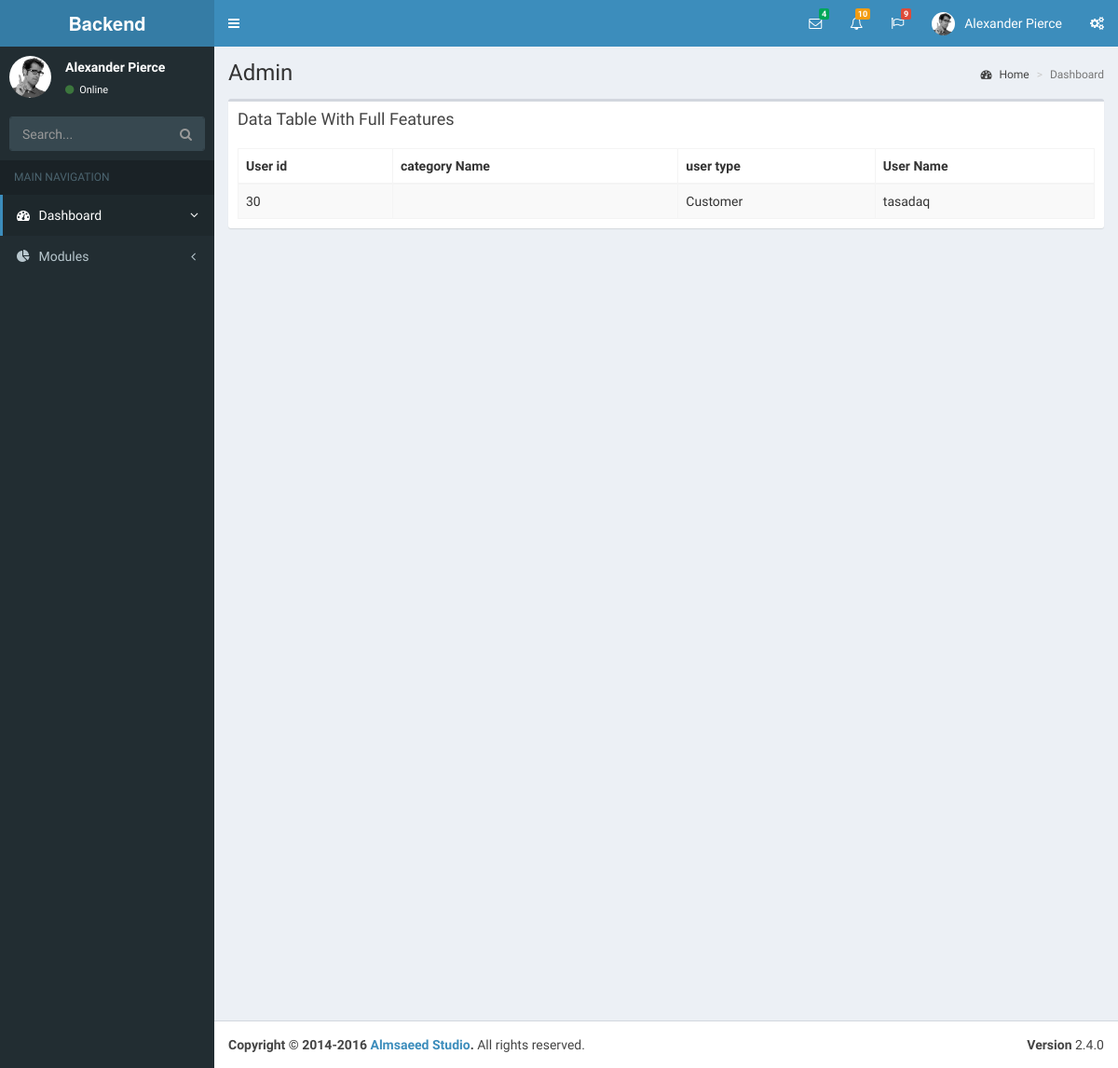
The app's page /backend/customer_view.php, older data.
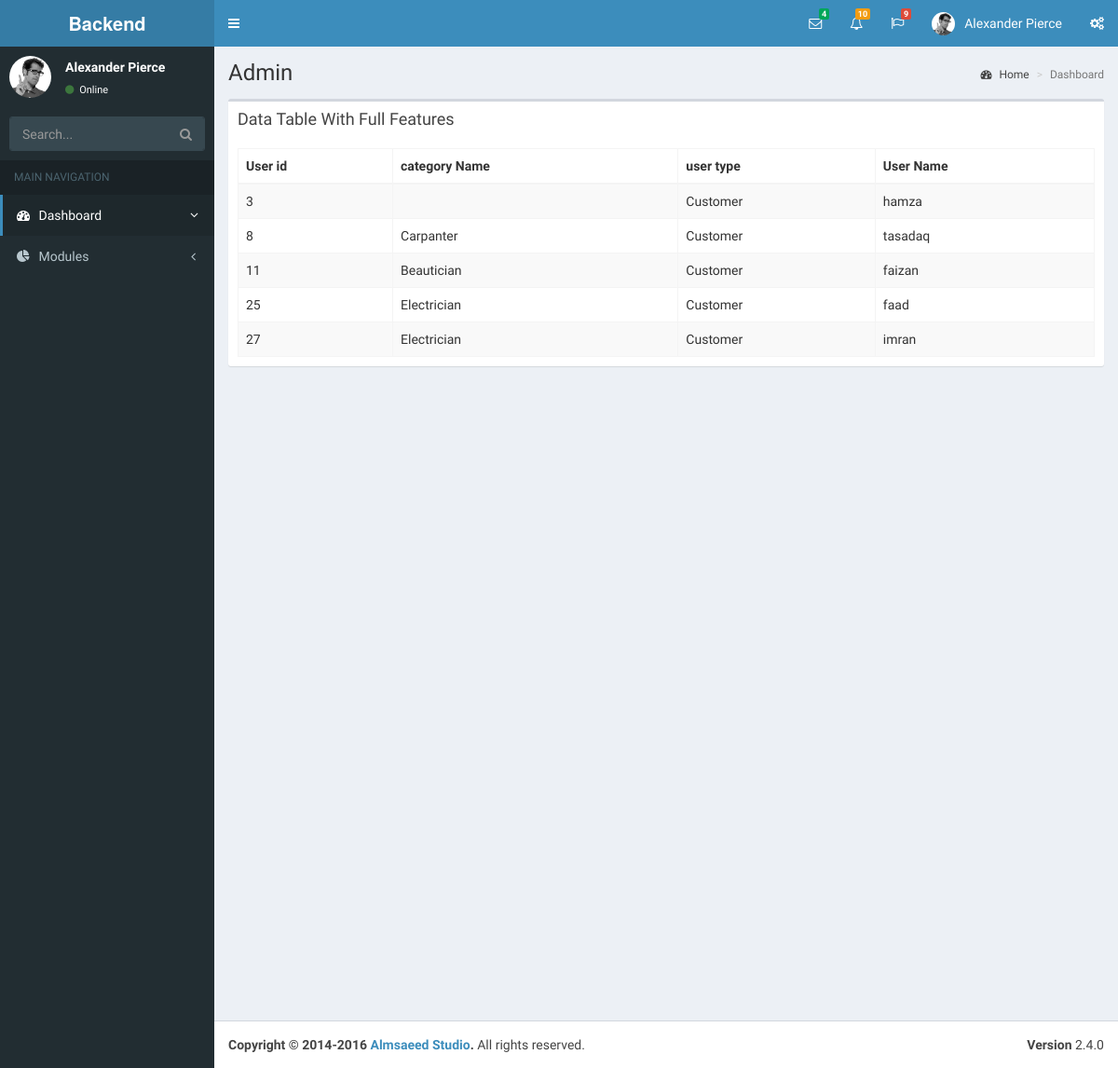
The same page, newer data.
### tables this page shows
CREATE TABLE `user` (
  `user_id` int(11) NOT NULL,
  `category_id` int(11) NOT NULL,
  `sub_category_id` int(11) NOT NULL,
  `user_type` enum('Admin','Hand worker','Customer') NOT NULL,
  `user_name` varchar(30) NOT NULL,
  `user_image` varchar(250) NOT NULL,
  `user_email` varchar(30) NOT NULL,
  `user_pass` varchar(30) NOT NULL,
  `user_contact` varchar(30) NOT NULL,
  `user_address` varchar(30) NOT NULL,
  `date` timestamp NOT NULL DEFAULT CURRENT_TIMESTAMP
);

CREATE TABLE `category` (
  `category_id` int(11) NOT NULL,
  `category_name` varchar(30) NOT NULL
);

### mysql/MysqliDb.php (called while the page is built, shortened)
<?php
class MysqliDb
{
    public static $prefix = '';
    protected $_mysqli;
    protected $_query;
    protected $_queryOptions = array();
    protected $_orderBy = array();
    protected $_groupBy = array();
    protected $_bindParams = array('');
    protected $host;
    protected $socket;
    protected $_username;
    protected $_password;
    protected $db;
    protected $port;
    protected $charset;
    public $returnType = 'array';
    protected $_nestJoin = false;
    private $_tableName = '';
    protected $_mapKey = null;
    public function __construct($host = null, $username = null, $password = null, $db = null, $port = null, $charset = 'utf8', $socket = null)
    {
        $isSubQuery = false;
        if (is_object($host)) {
            $this->_mysqli = $host;
        } else
            if(is_string($host)) {
                $this->host = $host;
            }
        $this->_username = $username;
        $this->_password = $password;
        $this->db = $db;
        $this->port = $port;
        $this->charset = $charset;
        $this->socket = $socket;
    }
    public function connect()
    {
        $this->_mysqli = new mysqli($this->host, $this->_username, $this->_password, $this->db, $this->port, $this->socket);
        if ($this->charset) {
            $this->_mysqli->set_charset($this->charset);
        }
    }
    public function mysqli()
    {
        return $this->_mysqli;
    }
    protected function reset()
    {
        $this->_orderBy = array();
        $this->_groupBy = array();
        $this->_bindParams = array('');
        $this->_query = null;
        $this->_queryOptions = array();
        $this->returnType = 'array';
        $this->_nestJoin = false;
        $this->_forUpdate = false;
        $this->_lockInShareMode = false;
        $this->_tableName = '';
        $this->_updateColumns = null;
        $this->_mapKey = null;
    }
    public function get($tableName, $numRows = null, $columns = '*')
    {
        $column = is_array($columns) ? implode(', ', $columns) : $columns;
        if (strpos($tableName, '.') === false) {
            $this->_tableName = self::$prefix . $tableName;
        } else {
            $this->_tableName = $tableName;
        }
        $this->_query = 'SELECT ' . implode(' ', $this->_queryOptions) . ' ' .
            $column . " FROM " . $this->_tableName;
        $stmt = $this->_buildQuery($numRows);
        $stmt->execute();
        $res = $this->_dynamicBindResults($stmt);
        return $res;
    }
    public function getOne($tableName, $columns = '*')
    {
        $res = $this->get($tableName, 1, $columns);
        if ($res instanceof MysqliDb) {
            return $res;
        } elseif (is_array($res) && isset($res[0])) {
            return $res[0];
        } elseif ($res) {
            return $res;
        }
        return null;
    }
    protected function _determineType($item)
    {
        switch (gettype($item)) {
            case 'NULL':
            case 'string':
                return 's';
                break;
            case 'boolean':
            case 'integer':
                return 'i';
                break;
        }
        return '';
    }
    protected function _bindParam($value)
    {
        $this->_bindParams[0] .= $this->_determineType($value);
        array_push($this->_bindParams, $value);
    }
    protected function _buildPair($operator, $value)
    {
        if (!is_object($value)) {
            return ' ' . $operator . ' ? ';
        }
        $subQuery = $value->getSubQuery();
        return " " . $operator . " (" . $subQuery['query'] . ") " . $subQuery['alias'];
    }
    protected function _buildQuery($numRows = null, $tableData = null)
    {
        $stmt = $this->_prepareQuery();
        if (count($this->_bindParams) > 1) {
            call_user_func_array(array($stmt, 'bind_param'), $this->refValues($this->_bindParams));
        }
        return $stmt;
    }
    protected function _dynamicBindResults(mysqli_stmt $stmt)
    {
        $parameters = array();
        $results = array();
        $mysqlLongType = 252;
        $shouldStoreResult = false;
        $meta = $stmt->result_metadata();
        $row = array();
        while ($field = $meta->fetch_field()) {
            if ($this->_nestJoin && $field->table != $this->_tableName) {
                $field->table = substr($field->table, strlen(self::$prefix));
                $row[$field->table][$field->name] = null;
                $parameters[] = & $row[$field->table][$field->name];
            } else {
                $row[$field->name] = null;
                $parameters[] = & $row[$field->name];
            }
        }
        call_user_func_array(array($stmt, 'bind_result'), $parameters);
        while ($stmt->fetch()) {
            if ($this->returnType == 'object') {
                $result = new stdClass ();
                foreach ($row as $key => $val) {
                    if (is_array($val)) {
                        $result->$key = new stdClass ();
                        foreach ($val as $k => $v) {
                            $result->$key->$k = $v;
                        }
                    } else {
                        $result->$key = $val;
                    }
                }
            } else {
                $result = array();
                foreach ($row as $key => $val) {
                    if (is_array($val)) {
                        foreach ($val as $k => $v) {
                            $result[$key][$k] = $v;
                        }
                    } else {
                        $result[$key] = $val;
                    }
                }
            }
            if ($this->_mapKey) {
                $results[$row[$this->_mapKey]] = count($row) > 2 ? $result : end($result);
            } else {
                array_push($results, $result);
            }
        }
        return $results;
    }
    protected function _buildCondition($operator, &$conditions)
    {
        if (empty($conditions)) {
            return;
        }
        $this->_query .= ' ' . $operator;
        foreach ($conditions as $cond) {
            list ($concat, $varName, $operator, $val) = $cond;
            $this->_query .= " " . $concat . " " . $varName;
            switch (strtolower($operator)) {
                default:
                    if (is_array($val)) {
                        $this->_bindParams($val);
                    } elseif ($val === null) {
                        $this->_query .= ' ' . $operator . " NULL";
                    } elseif ($val != 'DBNULL' || $val == '0') {
                        $this->_query .= $this->_buildPair($operator, $val);
                    }
            }
        }
    }
    protected function _buildGroupBy()
    {
        if (empty($this->_groupBy)) {
            return;
        }
        $this->_query .= " GROUP BY ";
        $this->_query = rtrim($this->_query, ', ') . " ";
    }
    protected function _buildOrderBy()
    {
        if (empty($this->_orderBy)) {
            return;
        }
        $this->_query .= " ORDER BY ";
        $this->_query = rtrim($this->_query, ', ') . " ";
    }
    protected function _buildLimit($numRows)
    {
        if (!isset($numRows)) {
            return;
        }
        if (is_array($numRows)) {
            $this->_query .= ' LIMIT ' . (int) $numRows[0] . ', ' . (int) $numRows[1];
        } else {
            $this->_query .= ' LIMIT ' . (int) $numRows;
        }
    }
    protected function _prepareQuery()
    {
        if (!$stmt = $this->mysqli()->prepare($this->_query)) {
            $msg = $this->mysqli()->error . " query: " . $this->_query;
            $num = $this->mysqli()->errno;
            $this->reset();
            throw new Exception($msg, $num);
        }
        return $stmt;
    }
    protected function refValues(array &$arr)
    {
        if (strnatcmp(phpversion(), '5.3') >= 0) {
            $refs = array();
            foreach ($arr as $key => $value) {
                $refs[$key] = & $arr[$key];
            }
            return $refs;
        }
        return $arr;
    }
    protected function replacePlaceHolders($str, $vals)
    {
        $i = 1;
        $newStr = "";
        while ($pos = strpos($str, "?")) {
            $val = $vals[$i++];
            $newStr .= substr($str, 0, $pos) . "'" . $val . "'";
            $str = substr($str, $pos + 1);
        }
        $newStr .= $str;
        return $newStr;
    }
}

### config.php (called while the page is built, shortened)
<?php
   require_once ('mysql/MysqliDb.php');
   $db2 = new MysqliDb (DB_SERVER, DB_USERNAME, DB_PASSWORD, DB_DATABASE);
?>

### backend/customer_view.php (the view, shortened to what this page needs)
<?php $baseurl = "http://localhost/handworker/backend/assets/";  ?>
 <?php include "header.php";
 include '../config.php';
$db2->where('user_type', 'Customer');
$users = $db2->get('user');
 ?>
  <aside class="main-sidebar">
    <section class="sidebar">
      <div class="user-panel">
        <div class="pull-left image">
          <img src="<?php echo $baseurl;  ?>dist/img/user2-160x160.jpg" class="img-circle" alt="User Image">
        </div>
        <div class="pull-left info">
          <p>Alexander Pierce</p>
          <a href="#"><i class="fa fa-circle text-success"></i> Online</a>
        </div>
      </div>
      <form action="#" method="get" class="sidebar-form">
        <div class="input-group">
          <input type="text" name="q" class="form-control" placeholder="Search...">
          <span class="input-group-btn">
                <button type="submit" name="search" id="search-btn" class="btn btn-flat"><i class="fa fa-search"></i>
                </button>
              </span>
        </div>
      </form>
    <?php include "sidebar.php";  ?>
    </section>
  </aside>
  <div class="content-wrapper">
    <section class="content-header">
      <h1>Admin</h1>
      <ol class="breadcrumb">
        <li><a href="#"><i class="fa fa-dashboard"></i> Home</a></li>
        <li class="active">Dashboard</li>
      </ol>
    </section>
    <section class="content">
    <div class="box">
            <div class="box-header">
              <h3 class="box-title">Data Table With Full Features</h3>
            </div>
            <div class="box-body">
              <table id="example1" class="table table-bordered table-striped">
                <thead>
                <tr>
                  <th>User id</th>
                  <th>category Name</th>
                  <th>user type</th>
                  <th>User Name</th>
                </tr>
                </thead>
                <tbody>
                <?php if($users) { foreach ($users as $user){
                  $db2->where('category_id',$user['category_id']);
                  $category = $db2->getone('category');
                  ?>
                <tr>
                <td><?php echo $user['user_id'] ?></td>
                  <td><?php echo $category['category_name'] ?></td>
                  <td><?php echo $user['user_type'] ?></td>
                  <td><?php echo $user['user_name'] ?></td>
                </tr>
                <?php  } } ?>
              </table>
            </div>
          </div>
    </section>
  </div>
  <footer class="main-footer">
    <div class="pull-right hidden-xs">
      <b>Version</b> 2.4.0
    </div>
    <strong>Copyright &copy; 2014-2016 <a href="https://adminlte.io">Almsaeed Studio</a>.</strong> All rights
    reserved.
  </footer>
</div>
</body>
</html>

### backend/header.php (shortened to what this page needs)
<!DOCTYPE html>
<html>
<head>
  <link rel="stylesheet" href="<?php echo $baseurl;  ?>bootstrap/css/bootstrap.min.css">
  <link rel="stylesheet" href="https://cdnjs.cloudflare.com/ajax/libs/font-awesome/4.5.0/css/font-awesome.min.css">
  <link rel="stylesheet" href="https://cdnjs.cloudflare.com/ajax/libs/ionicons/2.0.1/css/ionicons.min.css">
  <link rel="stylesheet" href="<?php echo $baseurl;  ?>dist/css/AdminLTE.min.css">
  <link rel="stylesheet" href="<?php echo $baseurl;  ?>dist/css/skins/_all-skins.min.css">
  <link rel="stylesheet" href="<?php echo $baseurl;  ?>plugins/morris/morris.css">
  <link rel="stylesheet" href="<?php echo $baseurl;  ?>plugins/jvectormap/jquery-jvectormap-1.2.2.css">
  <link rel="stylesheet" href="<?php echo $baseurl;  ?>plugins/datepicker/datepicker3.css">
  <link rel="stylesheet" href="<?php echo $baseurl;  ?>plugins/daterangepicker/daterangepicker.css">
  <link rel="stylesheet" href="<?php echo $baseurl;  ?>plugins/bootstrap-wysihtml5/bootstrap3-wysihtml5.min.css">
</head>
<body class="hold-transition skin-blue sidebar-mini">
<div class="wrapper">
  <header class="main-header">
    <a href="index2.html" class="logo">
      <span class="logo-lg"><b>Backend</b></span>
    </a>
    <nav class="navbar navbar-static-top">
      <a href="#" class="sidebar-toggle" data-toggle="push-menu" role="button">
      </a>
      <div class="navbar-custom-menu">
        <ul class="nav navbar-nav">
          <li class="dropdown messages-menu">
            <a href="#" class="dropdown-toggle" data-toggle="dropdown">
              <i class="fa fa-envelope-o"></i>
              <span class="label label-success">4</span>
            </a>
          </li>
          <li class="dropdown notifications-menu">
            <a href="#" class="dropdown-toggle" data-toggle="dropdown">
              <i class="fa fa-bell-o"></i>
              <span class="label label-warning">10</span>
            </a>
          </li>
          <li class="dropdown tasks-menu">
            <a href="#" class="dropdown-toggle" data-toggle="dropdown">
              <i class="fa fa-flag-o"></i>
              <span class="label label-danger">9</span>
            </a>
          </li>
          <li class="dropdown user user-menu">
            <a href="#" class="dropdown-toggle" data-toggle="dropdown">
              <img src="<?php echo $baseurl;  ?><?php echo $baseurl;  ?>dist/img/faad.jpg" class="user-image" alt="User Image">
              <span class="hidden-xs">Alexander Pierce</span>
            </a>
          </li>
          <li>
            <a href="#" data-toggle="control-sidebar"><i class="fa fa-gears"></i></a>
          </li>
        </ul>
      </div>
    </nav>
  </header>

### backend/sidebar.php (shortened to what this page needs)
<ul class="sidebar-menu" data-widget="tree">
  <li class="header">MAIN NAVIGATION</li>
  <li class="active treeview">
    <a href="#">
      <i class="fa fa-dashboard"></i> <span>Dashboard</span>
      <span class="pull-right-container">
        <i class="fa fa-angle-left pull-right"></i>
      </span>
    </a>
  </li>
  <li class="treeview">
    <a href="#">
      <i class="fa fa-pie-chart"></i>
      <span>Modules</span>
      <span class="pull-right-container">
        <i class="fa fa-angle-left pull-right"></i>
      </span>
    </a>
  </li>
</ul>

Row changes from the older to the newer data that the page shows:
removed user: user_id "30", user_type "Customer", user_name "tasadaq"
added user: user_id "3", user_type "Customer", user_name "hamza"
added user: user_id "8", category.category_name "Carpanter", user_type "Customer", user_name "tasadaq"
added user: user_id "11", category.category_name "Beautician", user_type "Customer", user_name "faizan"
now on this page (row edited): user: user_id "25", category.category_name "Electrician", user_type "Customer", user_name "faad"
now on this page (row edited): user: user_id "27", category.category_name "Electrician", user_type "Customer", user_name "imran"
